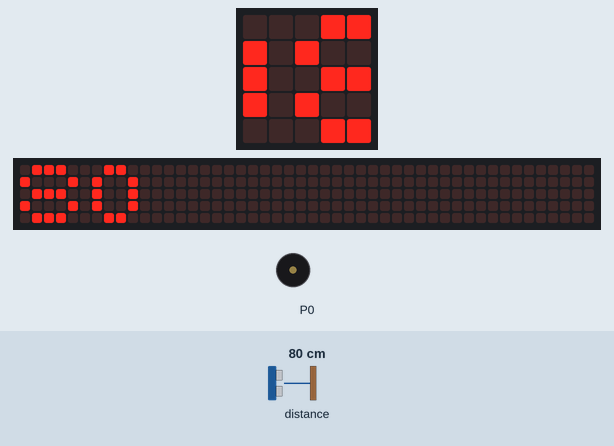
Simulated run of this program. Board: BBC micro:bit (MakeCode). Shown: the board's 5×5 LED display, a strip that is not on the board, showing the scrolling text unrolled, buzzer (waves = sounding). Inputs (shaded band) come from the test bench; at power-on: distance to the obstacle 80 cm. The 48×5 strip is a reading aid, not a part: it shows the text the display is scrolling, unrolled, one strip-width of it at a time.

Above: at 1.29 s.
1.3 s: distance to the obstacle set to 2 cm
At 3.2 s:
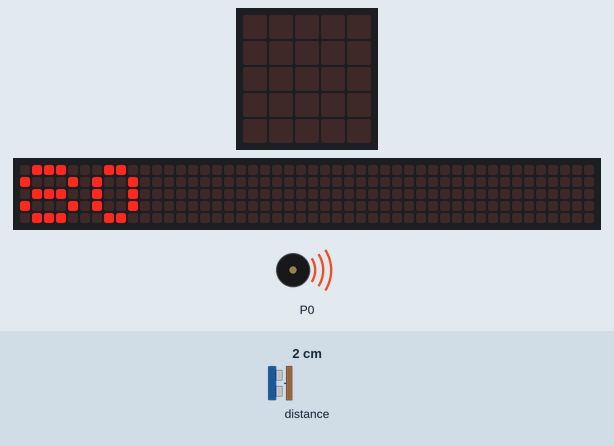
3.3 s: distance to the obstacle set to 4 cm
At 3.72 s:
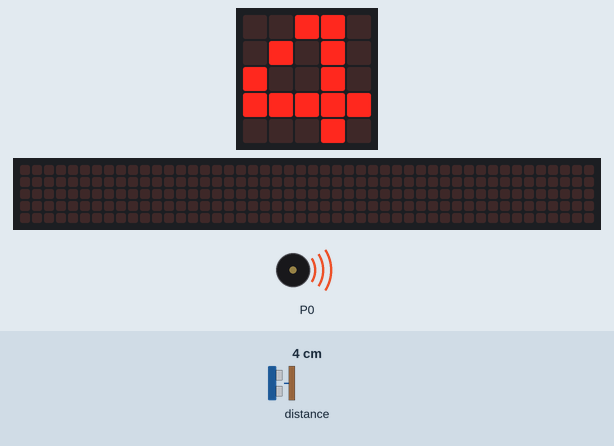
5.7 s: distance to the obstacle set to 9 cm
At 6.0 s:
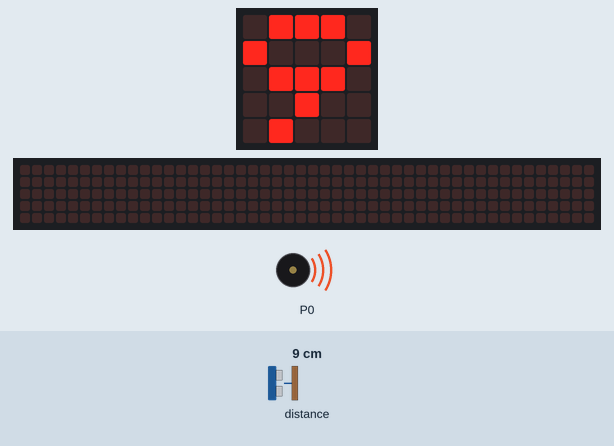
Timing chart, 0 to 13.3 s (numbered marks = the images above; inputs shaded):
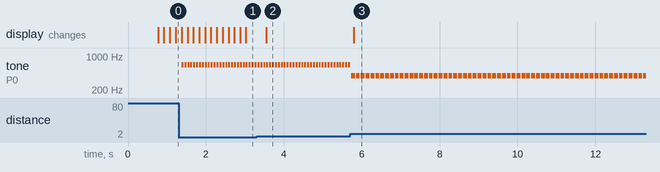

The program:

main.ts
```typescript
let cm = 0
basic.forever(function () {
    basic.showNumber(cm)
})
basic.forever(function () {
    cm = sonar.ping(
    DigitalPin.P1,
    DigitalPin.P5,
    PingUnit.Centimeters
    )
    basic.pause(100)
})
basic.forever(function () {
    if (cm >= 10 && cm <= 15) {
        music.playTone(262, 200)
    } else if (cm >= 5 && cm <= 10) {
        music.playTone(392, 100)
    } else if (cm >= 1 && cm <= 5) {
        music.playTone(659, 50)
    } else {
        music.stopAllSounds()
        music.stopMelody(MelodyStopOptions.All)
    }
})
```

test.ts
```typescript
// 테스트는 여기로 이동합니다; 이 패키지가 확장으로 사용될 때 컴파일되지 않을 것 입니다.
```

Measured:
- after the input at 1.3 s, tone on P0: alternates 659 Hz for 0.05 s and silent for 0.03 s, starting after 0.08 s
- after the input at 3.3 s, the display: changes after 0.25 s (image 2)
- after the input at 5.7 s, tone on P0: alternates 392 Hz for 0.10 s and silent for 0.03 s, starting at once; the display: changes after 0.10 s (image 3)
